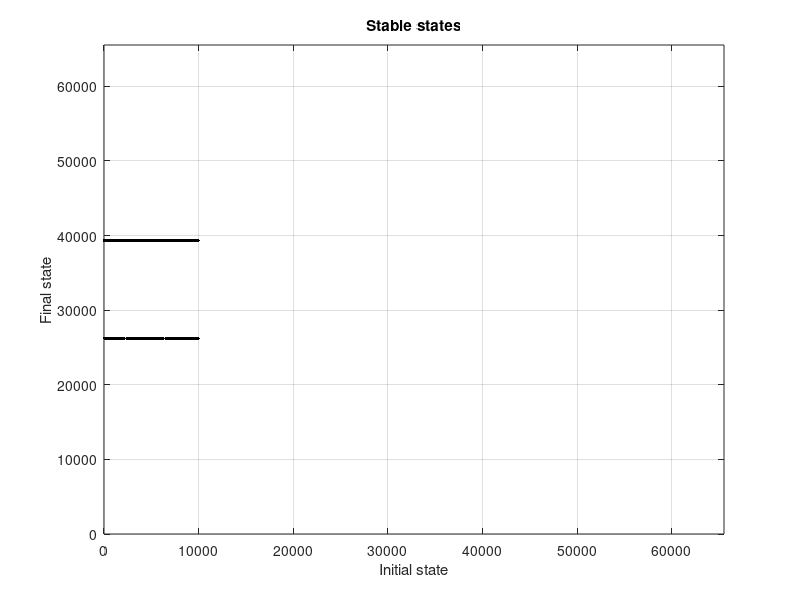

Recreate this plot in MATLAB.
% Fall 2018
% Name: Terry-Ann Sneed
% HWM #6 Part I

% Asynchronous

clc
clear all
close all

% all 3 vector initialization
v_1=[1;-1;-1;1; 
     1;-1;-1;1; 
     1;-1;-1;1; 
     1;1;1;1]; 
     
v_2=[1;-1;-1;-1; 
     1;-1;-1;-1; 
     1;-1;-1;-1; 
     1;1;1;1];
     
v_3=[-1;1;1;-1; 
     -1;1;1;-1; 
     -1;1;1;-1; 
     -1;1;1;-1;]; 

% weight matrix initialization
w=v_1*v_1'+v_2*v_2'+v_3*v_3';    

index_1=1;
index_2=1;

% set diagonal of weight matrix to 0         
for x=1:16
    w(x,x)=0;                  
end

for x=1:10000
  
    in_value=de2bi(x,16,'left-msb');
    
    in_value(in_value==0)=-1;
    
    match_value=0;
    
    vop2(1:16,1)=in_value';
    
    iteration=0;
    
    unstable_state=0;
    
    while (~match_value)
      
        iteration=iteration+1;
        
        vop3=vop2;
        
        for j=1:16
          
            vop1(j,1)=w(j,:)*vop3;
            
            if vop1(j,1)>0
              
                vop1(j,1)=1;
                
            end
            
            if vop1(j,1)<0
              
                vop1(j,1)=-1;
                
            end
            
            if vop1(j,1)==0
              
                vop1(j,1)=vop3(j,1);
                
            end
            
            vop3(j,1)=vop1(j,1);
            
        end
        
        match_value=1;
        
        for j=1:16
          
            if vop1(j,1)~=vop2(j,1)
              
                match_value=0;
                
            end
        end
        
        zz(1:16,iteration)=vop1;
        
        m=0;
        
        for u=1:1:iteration-2
          
            m=1;
            
            for j=1:16
              
                if vop1(j,1)~=zz(j,u)
                  
                    m=0;
                    
                end
            end
            
            if m==1
              
                break;
            end
        end
        
        if m==1
          
            unstable_state=1;
            
            match_value=1;
            
        end
        
        vop2=vop1;
        
    end
    
    if ~unstable_state
      
        v_in(index_1)=x;
        
        vop2(vop2==-1)=0;
        
        v_op(index_1)=bi2de(vop2','left-msb');
        
        index_1=index_1+1;
        
    else
        v_in_un(index_2)=x;
        
        n_it(index_2)=iteration;
        
        index_2=index_2+1;
    end
end

plot(v_in,v_op,'.k')
axis([0 65536 0 65536])
grid
title('Stable states')
xlabel('Initial state')
ylabel('Final state')

if index_2>1
  figure
  plot(v_in_un,n_it,'.k')
  grid
  title('Unstable states')
  xlabel('Initial state')
  ylabel('Steps Number')

else
    disp('There is no unstable state');
end
